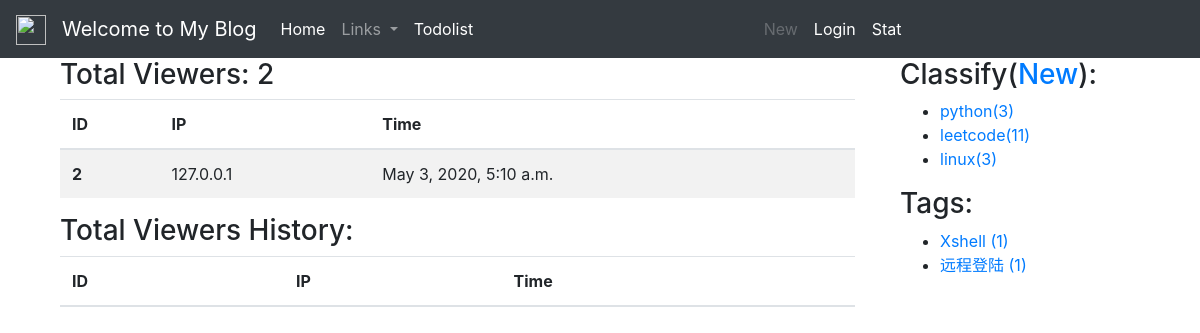
The app's page /user_stat/, older data.
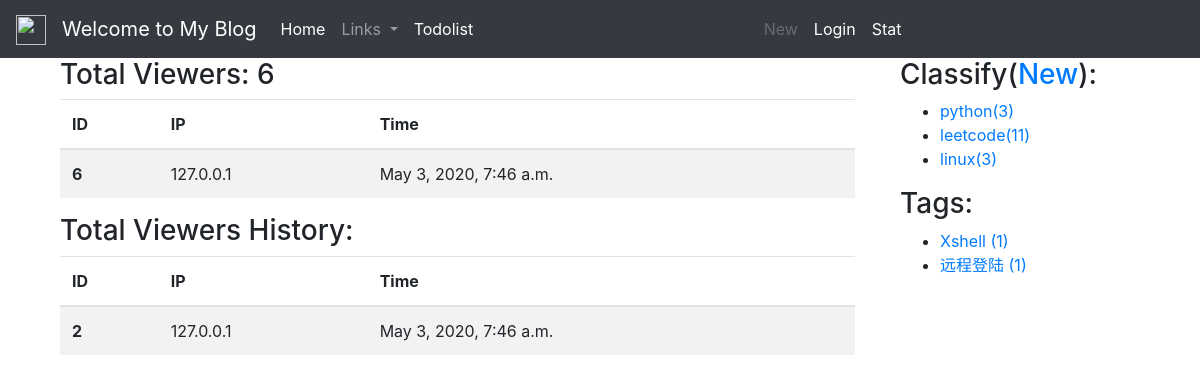
The same page, newer data.
### blog/models.py (models this page shows, shortened)
class Website_views(models.Model):
    nid = models.AutoField(primary_key=True)
    views = models.IntegerField()

class view_ip(models.Model):
    nid = models.AutoField(primary_key=True)
    user_ip = models.CharField(max_length=15, null=False)
    create_time = models.DateTimeField(auto_now_add=True)

class BlogClassify(models.Model):
    title = models.CharField(max_length=100, blank=True)
    created = models.DateTimeField(default=timezone.now)

class Tag(models.Model):
    name = models.CharField(max_length=100)

class view_ip_history(models.Model):
    nid = models.AutoField(primary_key=True)
    user_ip = models.CharField(max_length=15, null=False)
    create_time = models.DateTimeField(auto_now_add=True)

### blog/views.py (the view)
# urls.py: path('user_stat/',views.user_stat,name='user_stat'),
def user_stat(request):
    total_views = Website_views.objects.first()
    user_ip = view_ip.objects.all()
    view_ip_historys=view_ip_history.objects.all()
    context = {
        'total_views': total_views,
        'user_ips': user_ip,
        'view_ip_historys':view_ip_historys,
    }
    return render(request, 'blog/userstat.html', context)

### blog/templatetags/blog_extras.py (called while the page is built)
@register.inclusion_tag('blog/inclusions/_classify.html',takes_context=True)
def show_classify(context):
    classify_list = BlogClassify.objects.annotate(num_posts=Count('blog')).filter(num_posts__gt=0)
    return {
        'classify_list': classify_list,
    }

@register.inclusion_tag('blog/inclusions/_tags.html', takes_context=True)
def show_tags(context):
    tag_list = Tag.objects.annotate(num_posts=Count('blog')).filter(num_posts__gt=0)
    return {
        'tag_list': tag_list,
    }

### templates/blog/userstat.html (shortened to what this page needs)
{% extends "base.html" %}
{% load staticfiles %}
{% block content %}
<div class="container">
    <h3>Total Viewers: {{total_views.views}}</h3>
    <table class="table table-striped">
      <thead>
        <tr>
          <th scope="col">ID</th>
          <th scope="col">IP</th>
          <th scope="col">Time</th>
        </tr>
      </thead>
        {% for user_ip in user_ips%}
          <tbody>
            <tr>
              <th scope="row">{{user_ip.nid}}</th>
              <td>{{user_ip.user_ip}}</td>
              <td>{{user_ip.create_time}}</td>
            </tr>
          {% endfor %}
      </tbody>
</table>
    <h3>Total Viewers History:</h3>
  <table class="table table-striped">
      <thead>
        <tr>
          <th scope="col">ID</th>
          <th scope="col">IP</th>
          <th scope="col">Time</th>
        </tr>
      </thead>
        {% for view_ip_history in view_ip_historys%}
          <tbody>
            <tr>
              <th scope="row">{{view_ip_history.nid}}</th>
              <td>{{view_ip_history.user_ip}}</td>
              <td>{{view_ip_history.create_time}}</td>
            </tr>
          {% endfor %}
      </tbody>
</table>
</div>
{% endblock content %}

### templates/base.html (shortened to what this page needs)
<!DOCTYPE html>
{% load staticfiles %}
{% load blog_extras %}
<html lang="en">
<head>
    <link rel="stylesheet" href="https://cdn.jsdelivr.net/npm/bootstrap@4.4.1/dist/css/bootstrap.min.css"
>
    <link href="https://cdn.bootcss.com/highlight.js/9.15.8/styles/github.min.css" rel="stylesheet">
    <link rel="stylesheet"
      href="https://use.fontawesome.com/releases/v5.8.1/css/all.css"
    >
</head>
<body>
    {% include 'header.html' %}
    <div class="container">
      <div class="row">
        <div class="col-9">
            {% block content %}
            {% endblock %}
        </div>
        <div class="col-3" >
            {% show_classify %}
            {% show_tags %}
        </div>
      </div>
  </div>
</body>
</html>

### templates/header.html (shortened to what this page needs)
{% load notifications_tags %}
{% notifications_unread as unread_count %}
<nav class="navbar navbar-expand-lg navbar-dark bg-dark sticky-top">
  <a class="navbar-brand" href="#">
    <img src="https://tse1-mm.cn.bing.net/th/id/OIP.kQ3Ds3GeMrpIxpxMAPzIDgHaE7?w=300&h=199&c=7&o=5&pid=1.7" width="30" height="30" alt="">
  </a>
  <a class="navbar-brand" href="{% url 'blog:blog_list' %}">Welcome to My Blog</a>
  <div class="collapse navbar-collapse " id="navbarSupportedContent">
    <ul class="navbar-nav mr-auto">
      <li class="nav-item active">
        <a class="nav-link" href="{% url 'blog:blog_list' %}">Home <span class="sr-only">(current)</span></a>
      </li>
      <li class="nav-item dropdown">
        <a class="nav-link dropdown-toggle" href="#" id="navbarDropdown" role="button" data-toggle="dropdown" aria-haspopup="true" aria-expanded="false">
          Links
        </a>
      </li>
        <li>
        <a class="nav-link active" href="{% url 'record:todolist_list' %}">Todolist</a>
      </li>
    </ul>
  <ul class="navbar-nav mr-auto">
    {% if user.is_authenticated %}
          <li class="nav-item">
            <a class="nav-link active" href="{% url 'blog:blog_create' %}">New</a>
          </li>
          <li class="nav-item dropdown">
            <a class="nav-link dropdown-toggle active" href="#" id="navbarDropdownuserprofile" role="button" data-toggle="dropdown" aria-haspopup="true" aria-expanded="false">
              {% if unread_count %}
                <svg viewBox="0 0 8 8" width="8px" height="8px">
                    <circle cx="2" cy="2" r="2" fill="#ff6b6b"></circle>
                </svg>
              {% endif %}
              {{ user.username }}
            </a>
              <div class="dropdown-menu" aria-labelledby="navbarDropdownuserprofile">
               <a class="dropdown-item" href="{% url 'notice:list' %}">通知
                 {% if unread_count %}
                  <span class="badge badge-danger">{{ unread_count }}</span>
                 {% endif %}
               </a>
                <a class="dropdown-item" href='{% url "user:edit" user.id %}'>个人信息</a>
                <a class="dropdown-item" href="#" onclick="user_delete()">删除个人账户</a>
                <a class="dropdown-item" href="{% url 'user:logout' %}">退出登录</a>
            </div>
          </li>
    {% else %}
      <li class="nav-item">
            <a class="nav-link disabled" aria-disabled="true" href="{% url 'blog:blog_create' %}">New</a>
          </li>
      <li>
        <a class="nav-link active" href="{% url 'user:login' %}">Login</a>
      </li>
    {% endif %}
      <li>
        <a class="nav-link active" href="{% url 'blog:user_stat' %}">Stat</a>
      </li>
    </ul>
  </div>
</nav>

### templates/blog/inclusions/_classify.html
<div class="">
  <h3 class="">Classify(<a href="{% url 'blog:classify_add' %}">New</a>):</h3>
  <ul>
    {% for classify in classify_list %}
      <li>
        <a href="{% url 'blog:classify' classify.id %}">{{ classify.title }}<span class="post-count">({{ classify.num_posts }})</span></a>
      </li>
    {% empty %}
      暂无分类！
    {% endfor %}
  </ul>
</div>

### templates/blog/inclusions/_tags.html
<div class="widget widget-tag-cloud">
  <h3 class="widget-title">Tags:</h3>
  <ul>
    {% for tag in tag_list %}
      <li>
        <a href="{% url 'blog:tag' tag.id %}">{{ tag.name }} <span class="post-count">({{ tag.num_posts }})</span></a>
      </li>
    {% empty %}
      暂无标签！
    {% endfor %}
  </ul>
</div>

Row changes from the older to the newer data that the page shows:
removed view_ip: nid "2", user_ip "127.0.0.1", create_time "May 3, 2020, 5:10 a.m."
changed Website_views: views "2" → "6"
added view_ip: nid "6", user_ip "127.0.0.1", create_time "May 3, 2020, 7:46 a.m."
added view_ip_history: nid "2", user_ip "127.0.0.1", create_time "May 3, 2020, 7:46 a.m."
